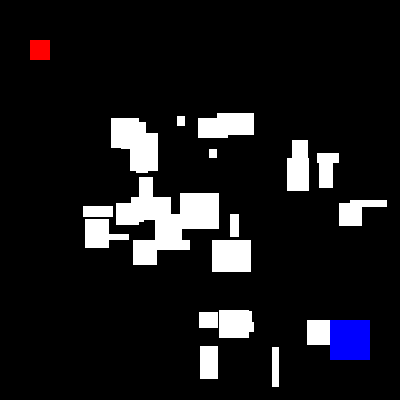
#> input picture Python/Opencv_Pathfinding_Algorithms/Image.png, 400 x 400 px
$ python dfs.py
#> lines starting #> are read from the running program, lines starting #| are printed output that depends on the picture
# from inspect import stack     # ??
import cv2
from collections import deque

img1 = cv2.imread("Image.png")
#> img1 is the input picture: shape (400, 400, 3); mean B, G, R 27, 24.5, 25.1
# img = img1
img1 = cv2.resize(img1, (100, 100))
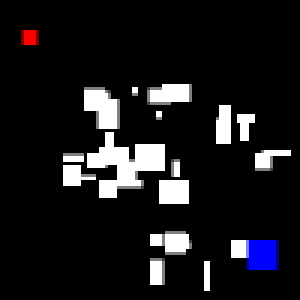
#> img1: shape (100, 100, 3) (shown 3 times larger); mean B, G, R 26.9, 24.3, 25
img = cv2.resize(img1, (100, 100))
# img = img1

# cv2.namedWindow('final', cv2.WINDOW_NORMAL)
# cv2.imshow("final", img1)
cv2.waitKey(0)

print(img.shape)
#| (100, 100, 3)

red = [0, 0, 255]
blue = [255, 0, 0]
white = [255, 255, 255]
grey = [127, 127, 127]
green = [0, 255, 0]

class Node():
    def __init__(self, index, parent):
        self.x = index[0]
        self.y = index[1]
        self.parent = parent

def show_path(end, start):
    print("e ", end.x, end.y)
    print("s ", start.x, start.y)
    current = end
    while(current != start):    # can we equate 2 class in C++?
        img1[current.x][current.y] = green
        current = current.parent

def dfs(start):
    s = deque()
    s.append(start)

    cv2.namedWindow('path', cv2.WINDOW_NORMAL)
    while len(s):
        current = s.pop()
        i, j = current.x, current.y

        cv2.imshow('path', img)
        cv2.waitKey(1)

        if j+1 < img.shape[1]:     # i - coloumn; j - rows
            if (img[i][j+1] != white).any() and (img[i][j+1] != grey).any():
                if (img[i][j+1] == blue).all():
                    break   # reached

                img[i][j+1] = grey  # taki dubara se na ho gaye check
                n = Node((i, j+1), current)
                s.append(n)
        if i+1 < img.shape[0]:
            if (img[i+1][j] != white).any() and (img[i+1][j] != grey).any():
                if (img[i+1][j] == blue).all():
                    break

                img[i+1][j] = grey
                n = Node((i+1, j), current)
                s.append(n)
        if j-1 > 0:
            if (img[i][j-1] != white).any() and (img[i][j-1] != grey).any():
                if (img[i][j-1] == blue).all():
                    break

                img[i][j-1] = grey
                n = Node((i, j-1), current)
                s.append(n)
        if i-1 > 0:
            if (img[i-1][j] != white).any() and (img[i-1][j] != grey).any():
                if (img[i-1][j] == blue).all():
                    break

                img[i-1][j] = grey
                n = Node((i-1, j), current)
                s.append(n)

    show_path(current, start)

esc=False
for i in range(img.shape[0]):
    for j in range(img.shape[1]):
        if(img[i][j]==red).all():
            start = Node((i, j), None)
            esc=True
            dfs(start)
            break

    if(esc):
        break

print("Done!")
cv2.namedWindow('final', cv2.WINDOW_NORMAL)
cv2.imshow("final", img1)   # img1 kaise grey ho ja raha hai?
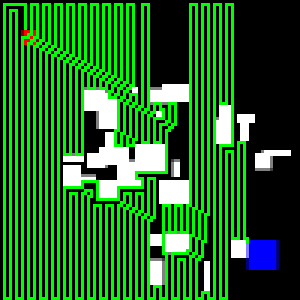
#> window 'final': shape (100, 100, 3) (shown 3 times larger); mean B, G, R 25.9, 107.5, 23.7
cv2.waitKey(0)
